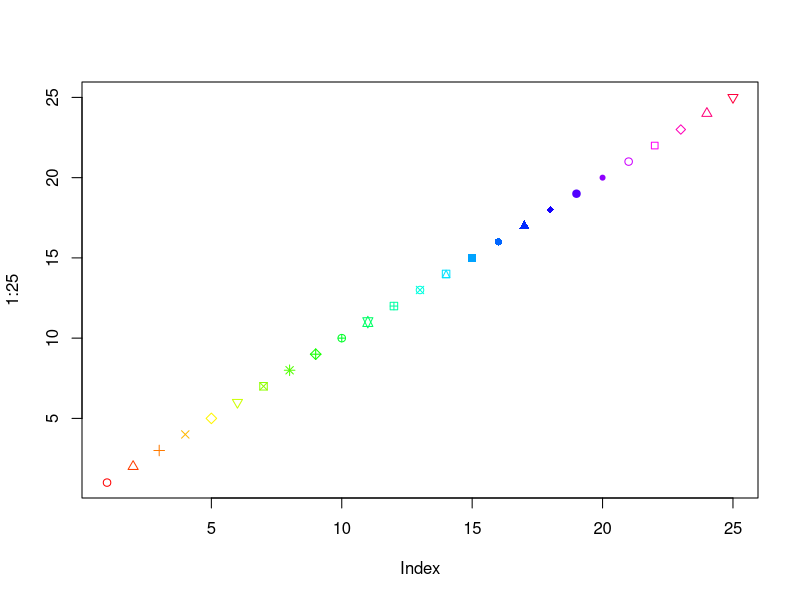
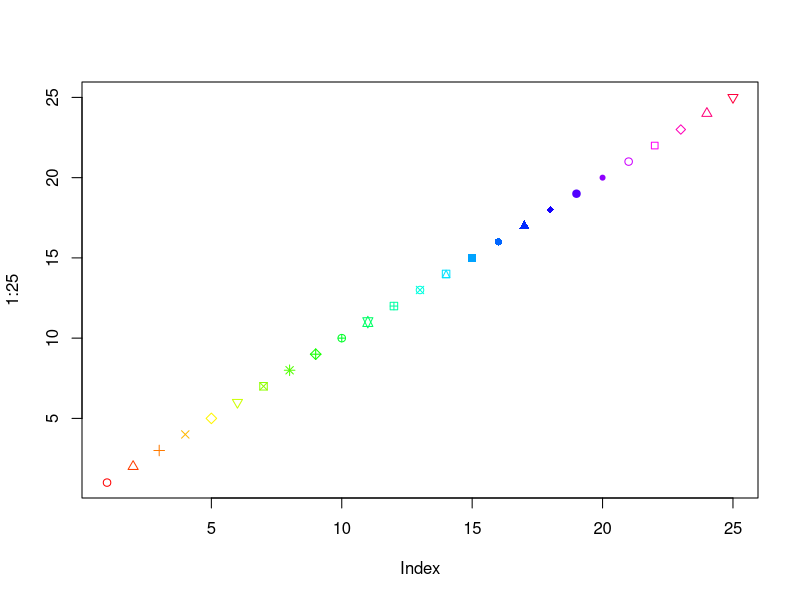
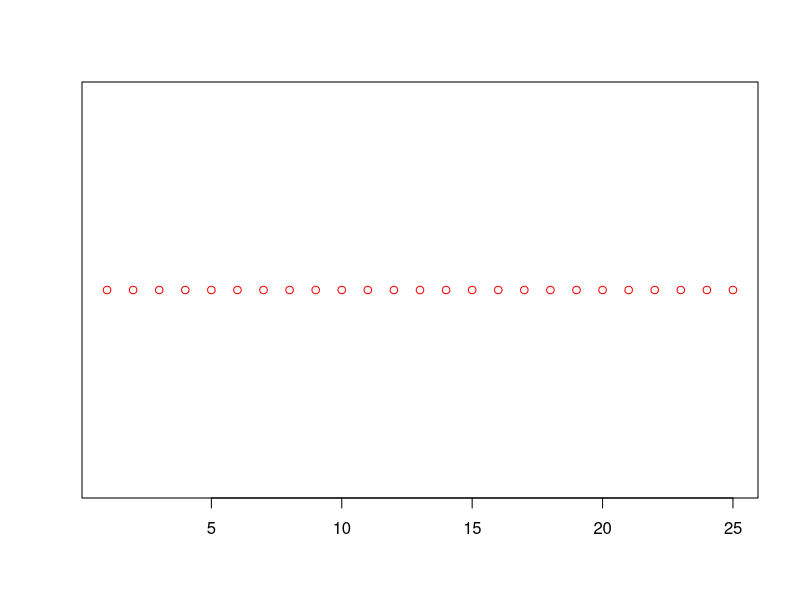
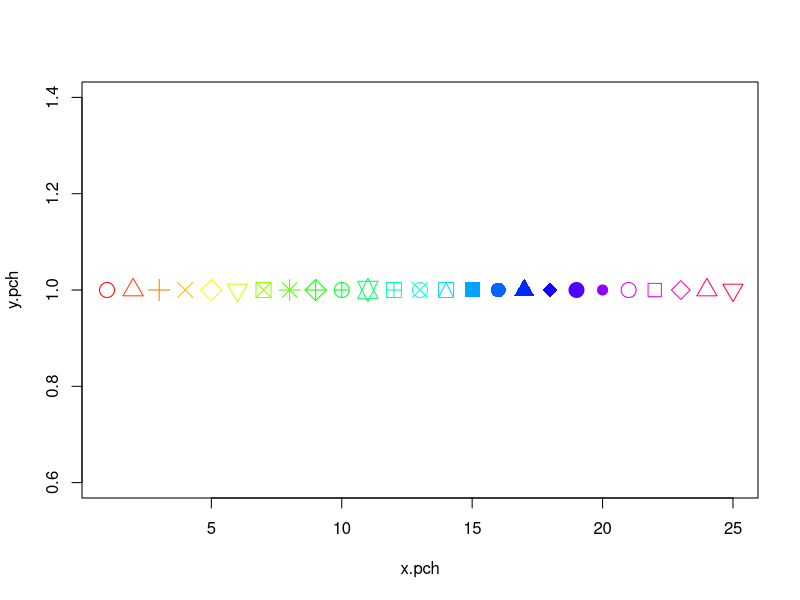
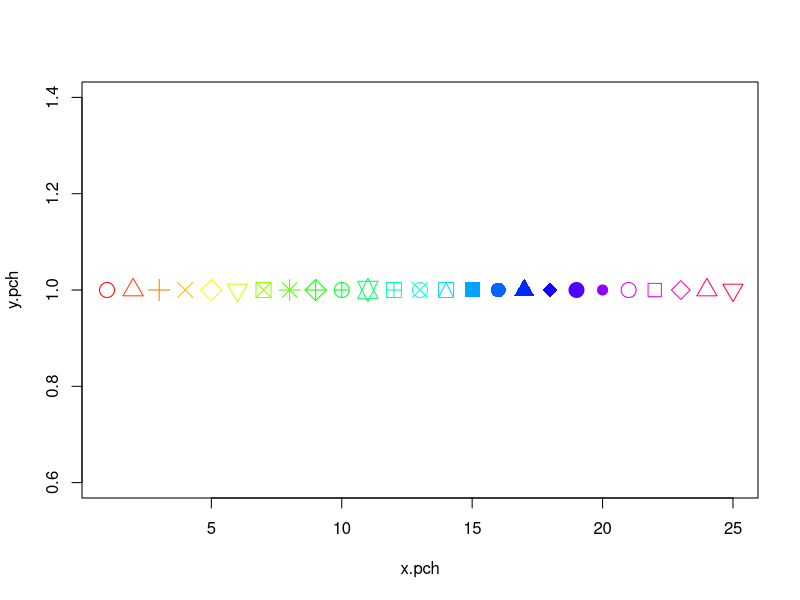

Recreate these plots in R, in order.
## ---- chunk 1
plot(1:25, pch = c(1:25), col = rainbow(25)) #produces a plot on the diagonal with 25 pch symbols in rainbow colors
pch.plot<-plot(1:25, pch = c(1:25), col = rainbow(25))
stripchart(1:25, pch = c(1:25), col = rainbow(25)) #doesn't work to make plot that looks like Pat's, but is stripchart as opposed to plot
## ---- chunk 2
x.pch <- 1:25 #makes x vector 1-25
y.pch <- rep(1, 25) #repeats 1 25 times
xy.pch <- cbind(x.pch,y.pch) #creats matrix with x=1-25 y=1
stripplot <- plot(xy.pch, pch=1:25, col = rainbow(25), cex=2) #makes a plot that looks like Pat's example
pdf(file = "stripplot.pdf") #creats pdf file named stripplot
plot(xy.pch, pch=1:25, col = rainbow(25), cex=2) # puts plot into pdf
dev.off() #stops writing pdf file
